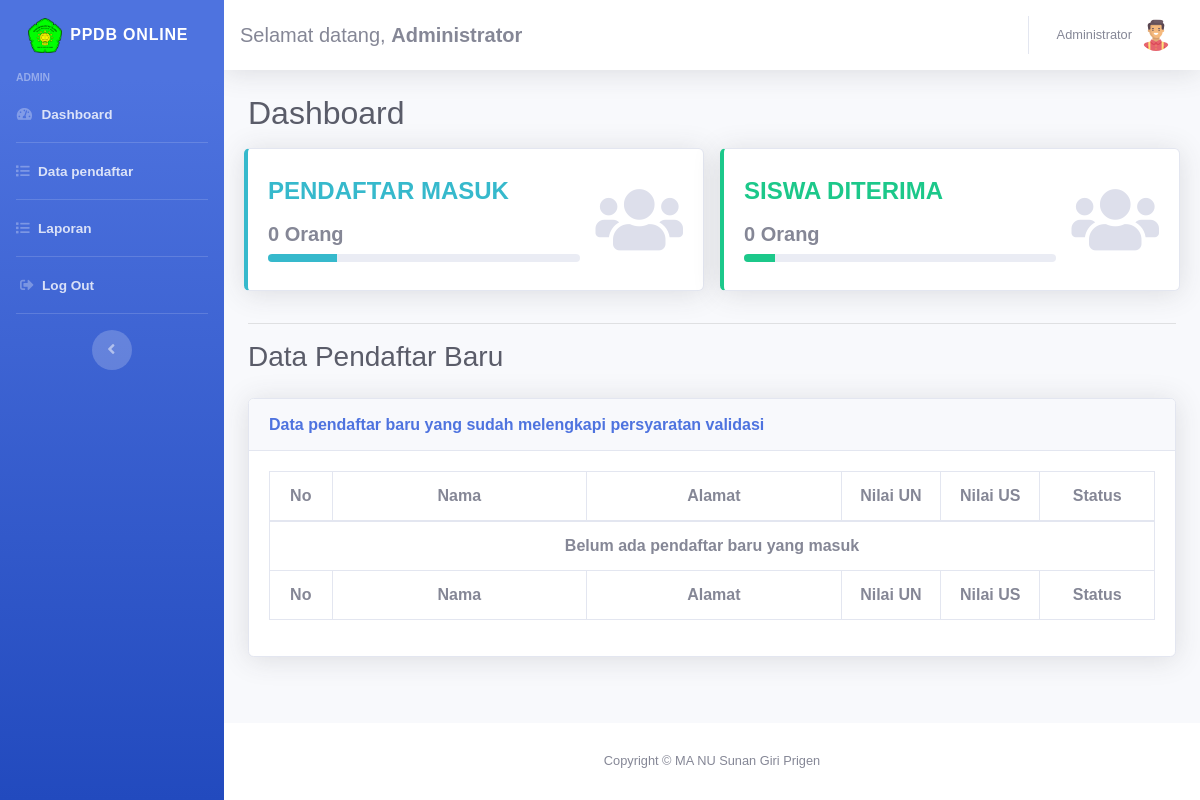
/admin/dashboard.php (signed in), run on an earlier commit of the app's database.
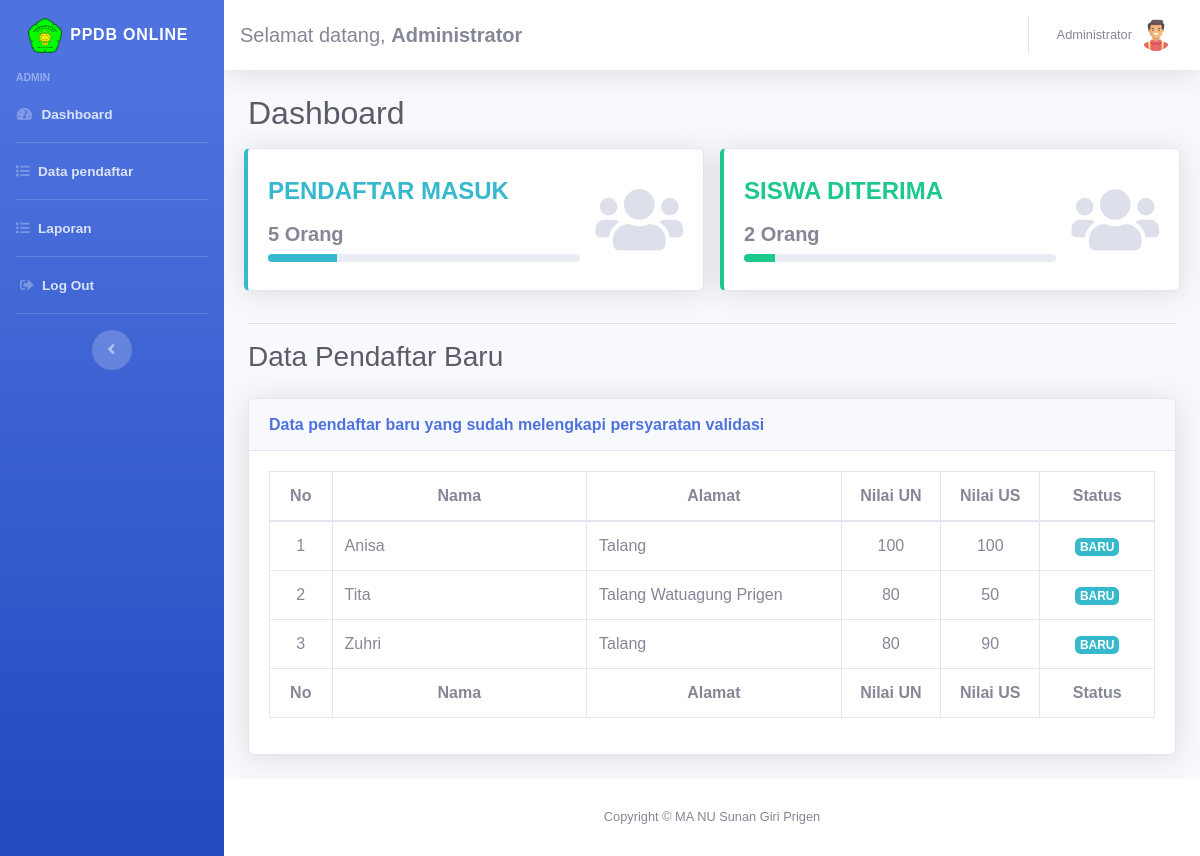
And on a later commit of the database.
### tables this page shows
CREATE TABLE `nilai` (
  `id` int(11) NOT NULL,
  `nilai_un` double DEFAULT NULL,
  `nilai_us` double DEFAULT NULL,
  `nilai_rata` double(100,0) NOT NULL,
  `status` int(1) NOT NULL,
  `pendaftar_id` int(11) DEFAULT NULL
);

CREATE TABLE `pendaftar` (
  `id` int(11) NOT NULL,
  `nama` varchar(100) DEFAULT NULL,
  `tmpt_lahir` varchar(100) DEFAULT NULL,
  `tgl_lahir` date DEFAULT NULL,
  `jenis_kelamin` varchar(10) DEFAULT NULL,
  `agama` varchar(45) DEFAULT NULL,
  `alamat` text DEFAULT NULL,
  `email` varchar(100) DEFAULT NULL,
  `telepon` varchar(45) DEFAULT NULL,
  `foto` varchar(100) NOT NULL,
  `users_id` int(11) DEFAULT NULL
);

### controller/admin_dashboard_control.php (called while the page is built, shortened)
<?php
$all_pendaftar = mysqli_query($koneksi, "SELECT * FROM pendaftar, nilai WHERE pendaftar.id = nilai.pendaftar_id AND nilai.status = 0");
$jml_pendaftar = mysqli_query($koneksi, "SELECT * FROM pendaftar, nilai WHERE pendaftar.id = nilai.pendaftar_id");
$jml_diterima = mysqli_query($koneksi, "SELECT * FROM pendaftar, nilai WHERE pendaftar.id = nilai.pendaftar_id AND nilai.status = 1");
?>

### admin/dashboard.php (the view, shortened to what this page needs)
<?php include('../config/auto_load.php'); ?>
<?php include('../controller/admin_dashboard_control.php'); ?>
<?php include('../template/header.php'); ?>
  <div class="container-fluid">
    <h2 class="text-gray-800">Dashboard</h2>
    <div class="row">
        <div class="col-md-6 p-2">
          <div class="card border-left-info shadow h-100 py-2">
            <div class="card-body">
              <div class="row no-gutters align-items-center">
                <div class="col mr-2">
                  <div class="h4 font-weight-bold text-info text-uppercase mb-1">Pendaftar Masuk</div>
                    <div class="h5 mt-3 mb-2 font-weight-bold">
                      <?= mysqli_num_rows($jml_pendaftar) ?> Orang
                    </div>
                      <div class="row no-gutters align-items-center">
                        <div class="col">
                          <div class="progress progress-sm mr-2">
                            <div class="progress-bar bg-info" role="progressbar" style="width: 22%" aria-valuenow="50" aria-valuemin="0" aria-valuemax="100"></div>
                          </div>
                        </div>
                      </div>
                    </div>
                    <div class="col-auto">
                  <i class="fas fa-users fa-2x text-gray-300" style="font-size: 70px"></i>
                </div>
              </div>
            </div>
          </div>
        </div>
        <div class="col-md-6 p-2">
          <div class="card border-left-success shadow h-100 py-2">
            <div class="card-body">
              <div class="row no-gutters align-items-center">
                <div class="col mr-2">
                  <div class="h4 font-weight-bold text-success text-uppercase mb-1">siswa Diterima</div>
                    <div class="h5 mt-3 mb-2 font-weight-bold">
                      <?= mysqli_num_rows($jml_diterima) ?> Orang
                    </div>
                      <div class="row no-gutters align-items-center">
                        <div class="col">
                          <div class="progress progress-sm mr-2">
                            <div class="progress-bar bg-success" role="progressbar" style="width: 10%" aria-valuenow="50" aria-valuemin="0" aria-valuemax="100"></div>
                          </div>
                        </div>
                      </div>
                    </div>
                    <div class="col-auto">
                  <i class="fas fa-users fa-2x text-gray-300" style="font-size: 70px"></i>
                </div>
              </div>
            </div>
          </div>
        </div>
    </div>
    <hr class="mb-3 mt-4">
    <h3 class="text-gray-800 mb-4">Data Pendaftar Baru</h3>
          <div class="card shadow mb-4">
            <div class="card-header py-3">
              <h6 class="m-0 font-weight-bold text-primary">Data pendaftar baru yang sudah melengkapi persyaratan validasi</h6>
            </div>
            <div class="card-body">
              <div class="table-responsive">
                <table class="table table-bordered" id="dataTable" width="100%" cellspacing="0">
                  <thead>
                    <tr align="center">
                      <th width="2%">No</th>
                      <th width="15%">Nama</th>
                      <th width="15%">Alamat</th>
                      <th width="5%">Nilai UN</th>
                      <th width="5%">Nilai US</th>
                      <th width="5%">Status</th>
                    </tr>
                  </thead>
                  <tfoot>
                  <tr align="center">
                      <th>No</th>
                      <th>Nama</th>
                      <th>Alamat</th>
                      <th>Nilai UN</th>
                      <th>Nilai US</th>
                      <th>Status</th>
                    </tr>
                  </tfoot>
                  <tbody>
                  <?php
                    $no = 1;
                    $pesan = "Data belum diisi!";
                    while ($p = mysqli_fetch_array($all_pendaftar)) { ?>
                      <tr>
                        <td  align="center"><?= $no++ ?></td>
                        <td class="text-left"><?= $p['nama'] ?></td>
                        <td><?= $p['alamat'] ?></td>
                          <?php if (!isset($p['nilai_un'])) { ?>
                              <td class="text-danger"  align="center"><?= $pesan ?></td>
                          <?php } else { ?>
                            <td align="center"><?= $p['nilai_un'] ?></td>
                          <?php } ?>
                          <?php if (!isset($p['nilai_us'])) { ?>
                              <td class="text-danger"  align="center"><?= $pesan ?></td>
                          <?php } else { ?>
                            <td align="center"><?= $p['nilai_us'] ?></td>
                          <?php } ?>
                              <td align="center"><span class="badge badge-info">BARU</span></td>
                              </tr>
                    <?php }
                    if (mysqli_num_rows($all_pendaftar) == 0) {
                      echo "<tr><td colspan='8' align='center'><b>Belum ada pendaftar baru yang masuk</b</tr>";
                    }
                    ?>
                  </tbody>
                </table>
              </div>
            </div>
          </div>
  </div>
  </div>
<?php include('../template/footer.php'); ?>

### template/header.php (shortened to what this page needs)
<!DOCTYPE html>
<html lang="en">
<head>
  <link rel="stylesheet" type="text/css" href="../assets/js/style/css/main.css">
  <link rel="stylesheet" type="text/css" href="https://maxcdn.bootstrapcdn.com/font-awesome/4.7.0/css/font-awesome.min.css">
  <link href="../assets/vendor/fontawesome-free/css/all.min.css" rel="stylesheet" type="text/css">
  <link href="../assets/css/sb-admin-2.min.css" rel="stylesheet">
  <link href="../assets/css/style.css" rel="stylesheet">
  <link href="../assets/vendor/datepicker/css/bootstrap-datepicker.css" rel="stylesheet">
</head>
<body id="page-top">
  <div id="wrapper">
    <ul class="navbar-nav bg-gradient-primary sidebar sidebar-dark accordion">
      <a class="sidebar-brand d-flex align-items-center justify-content-center" href="dashboard.php">
        <div class="sidebar-brand-icon">
          <i class="fas">
            <img src="../assets/img/logo.png" alt="" class="logo-side">
          </i>
        </div>
        <div class="sidebar-brand-text mx-2">PPDB Online</div>
      </a>
      <div class="sidebar-heading">
        <?= $_SESSION['level']; ?>
      </div>
        <?php if ($_SESSION['level'] == 'admin') { ?>
          <li class="nav-item">
            <a class="nav-link" href="dashboard.php">
              <i class="fas fa-fw fa-tachometer-alt"></i>
              <span><b>Dashboard</b></span></a>
          </li>
          <hr class="sidebar-divider my-0">
          <li class="nav-item">
            <a class="nav-link" href="pendaftaran.php">
            <i class="fas fa-list"></i>
              <span><b>Data pendaftar</b></span></a>
          </li>
          <hr class="sidebar-divider my-0">
          <li class="nav-item">
            <a class="nav-link" href="laporan.php">
            <i class="fas fa-list"></i>
              <span><b>Laporan</b></span></a>
          </li>
       <?php } else if ($_SESSION['level'] == 'siswa')  { ?>
        <hr class="sidebar-divider my-0">
        <li class="nav-item">
          <a class="nav-link" href="dashboard.php">
            <i class="fas fa-fw fa-tachometer-alt"></i>
            <span><b>Dashboard</b></span></a>
        </li>
        <hr class="sidebar-divider my-0">
        <li class="nav-item">
          <a class="nav-link" href="nilai.php">
          <i class="fas fa-list ml-1"></i>
            <span><b>Nilai</b></span></a>
        </li>
        <hr class="sidebar-divider my-0">
        <li class="nav-item">
          <a class="nav-link" href="editprofile.php">
          <i class="fas fa-user-edit"></i>
            <span><b>Edit Profile</b></span></a>
        </li>
       <?php } ?>
          <hr class="sidebar-divider my-0">
        <li class="nav-item">
          <a class="nav-link" href="#" data-toggle="modal" data-target="#logoutModal">
          <i class="fas fa-sign-out-alt ml-1"></i>
            <span><b>Log Out</b></span></a>
        </li>
      <hr class="sidebar-divider">
      <div class="text-center d-none d-md-inline">
        <button class="rounded-circle border-0" id="sidebarToggle"></button>
      </div>
    </ul>
    <div id="content-wrapper" class="d-flex flex-column">
      <div id="content">
        <nav class="navbar navbar-expand navbar-light bg-white topbar mb-4 static-top shadow">
          <form class="d-none d-sm-inline-block mt-2">
            <div class="text-left">
                <?php
                if ($_SESSION['level'] == 'siswa') {
                    $nama = $data_pendaftar['nama'];
                } else {
                    $nama = "Administrator";
                }
                ?>
                <h5>Selamat datang,
                <b><?= $nama ?></b></h5>
            </div>
          </form>
          <ul class="navbar-nav ml-auto">
            <li class="nav-item dropdown no-arrow">
            <a class="nav-link dropdown-toggle" href="#" id="userDropdown" role="button" data-toggle="dropdown" aria-haspopup="true" aria-expanded="false">
                <span class="mr-2 d-none d-lg-inline text-gray-600 small"><?=  $nama ?></span>
                <?php
                if ($_SESSION['level'] == 'siswa') {
                    if ($data_pendaftar['foto'] != null) {
                        $foto = '../uploads/' . $data_pendaftar['foto'];
                    } else {
                        $foto = '../assets/img/avatar.png';
                    }
                }
                 else if ($_SESSION['level'] == 'admin') {
                    $foto = '../assets/img/avatar.png';
                }
                ?>
                <img class="img-profile rounded-circle" src="<?= $foto ?>"  alt="fotoprofil">
              </a>
            </li>
          </ul>
        </nav>

### template/footer.php (shortened to what this page needs)
  <div class="row">
    <div class="col-md-12">
      <footer class="sticky-footer bg-white">
        <div class="container my-auto">
          <div class="copyright text-center my-auto">
            <span>Copyright &copy; MA NU Sunan Giri Prigen</span>
          </div>
        </div>
      </footer>
    </div>
  </div>
</body>
</html>

### assets/css/style.css (style rules this page uses)
.logo-side { max-height: 35px; }
body { font-family: sans-serif; background-attachment: fixed; background-image: url("../img/bg-ma.jpg"); background-repeat: no-repeat; background-size: cover; }

What changed in the data, as far as the page shows it:
added nilai: pendaftar.nama "Anisa", pendaftar.alamat "Talang", nilai_un "100", nilai_us "100"
added nilai: pendaftar.nama "Tita", pendaftar.alamat "Talang Watuagung Prigen", nilai_un "80", nilai_us "50"
added nilai: pendaftar.nama "Zuhri", pendaftar.alamat "Talang", nilai_un "80", nilai_us "90"
Also different on the page:
mysqli_num_rows($jml_pendaftar): "0" → "5"
mysqli_num_rows($jml_diterima): "0" → "2"
text no longer shown: "Belum ada pendaftar baru yang masuk"
